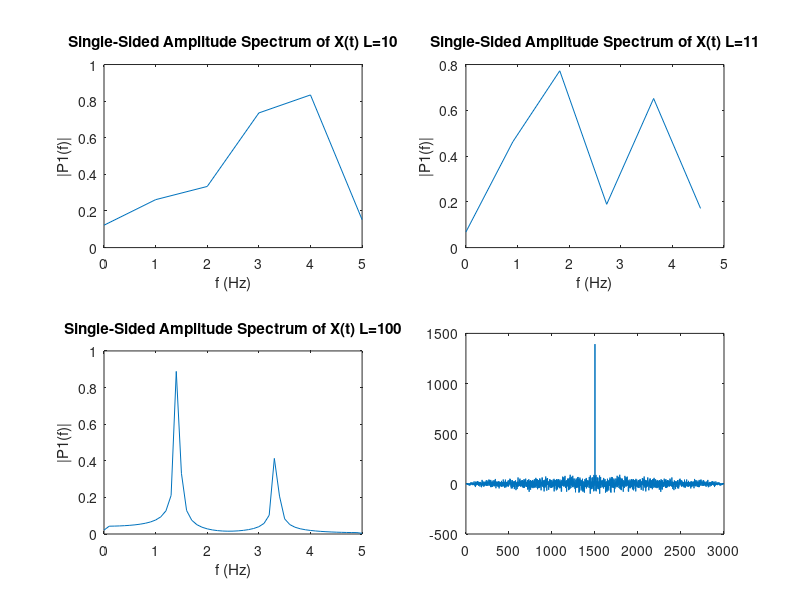
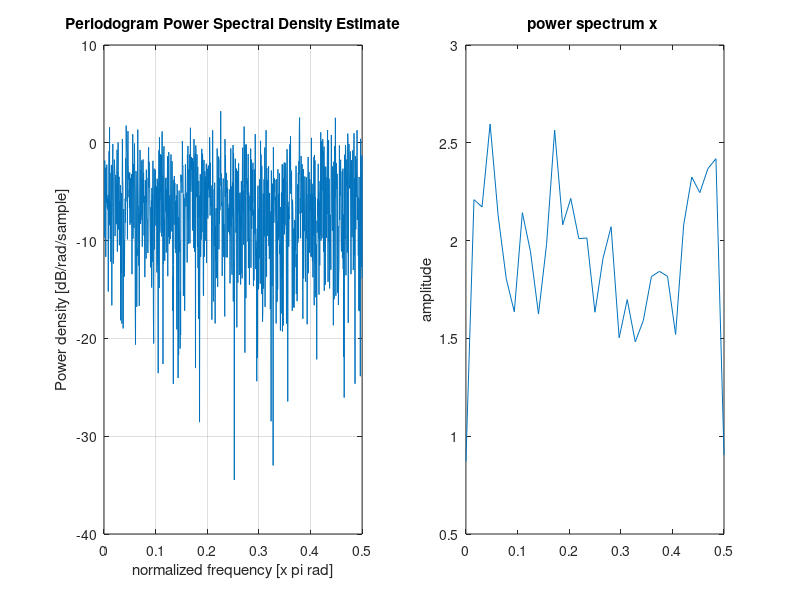
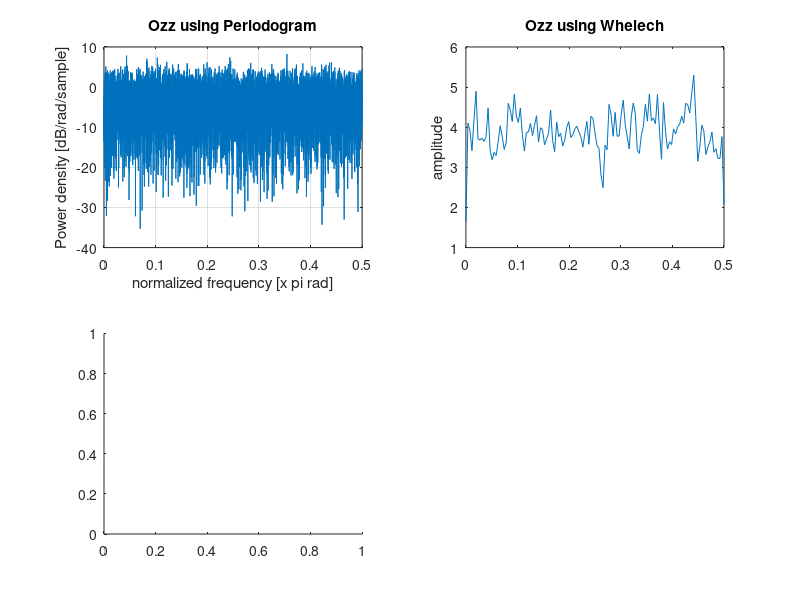

MATLAB code to generate these figures, in order: (Note: this script raises an error after producing the figures.)
%% Question 1 a)
clear all, close all
n = 0:50;
xn = cos(pi/7*10^3*n)+ 1/2*cos(pi/6*10^3*n);
xcorr(xn,xn);
plot(xn)



%% Question 1 b)
clear all, close all
% n = 0:100;
% xn = cos(pi/7*10^3*n)+ 1/2*cos(pi/6*10^3*n);
% 
% periodagram(xn)

Fs = 10;            % Sampling frequency                    
T = 1/Fs;             % Sampling period       
L = 10;             % Length of signal
t = (0:L-1)*T;        % Time vector
X = cos(pi/7*10^4*t)+ 1/2*cos(pi/6*10^4*t);
% plot(1000*t(1:50),X(1:50))
% title('Signal Corrupted with Zero-Mean Random Noise')
% xlabel('t (milliseconds)')
% ylabel('X(t)')
Y = fft(X)
P2 = abs(Y/L);
P1 = P2(1:L/2+1);
P1(2:end-1) = 2*P1(2:end-1);
f = Fs*(0:(L/2))/L;

subplot(2,2,1)
plot(f,P1) 
title('Single-Sided Amplitude Spectrum of X(t) L=10')
xlabel('f (Hz)')
ylabel('|P1(f)|')



L = 11;             % Length of signal
t = (0:L-1)*T;        % Time vector
X = cos(pi/7*10^3*t)+ 1/2*cos(pi/6*10^3*t);
Y = fft(X)
P2 = abs(Y/L);
P1 = P2(1:L/2+1);
P1(2:end-1) = 2*P1(2:end-1);
f = Fs*(0:(L/2))/L;
subplot(2,2,2)
plot(f,P1) 
title('Single-Sided Amplitude Spectrum of X(t) L=11')
xlabel('f (Hz)')
ylabel('|P1(f)|')

L = 100;             % Length of signal
t = (0:L-1)*T;        % Time vector
X = cos(pi/7*10^3*t)+ 1/2*cos(pi/6*10^3*t);
Y = fft(X)
P2 = abs(Y/L);
P1 = P2(1:L/2+1);
P1(2:end-1) = 2*P1(2:end-1);
f = Fs*(0:(L/2))/L;
subplot(2,2,3)
plot(f,P1) 
title('Single-Sided Amplitude Spectrum of X(t) L=100')
xlabel('f (Hz)')
ylabel('|P1(f)|')


L = 500;             % Length of signal
t = (0:L-1)*T;        % Time vector
X = cos(pi/7*10^3*t)+ 1/2*cos(pi/6*10^3*t);
Y = fft(X)
P2 = abs(Y/L);
P1 = P2(1:L/2+1);
P1(2:end-1) = 2*P1(2:end-1);
f = Fs*(0:(L/2))/L;
subplot(2,2,4)
plot(f,P1) 
title('Single-Sided Amplitude Spectrum of X(t) L=500')
xlabel('f (Hz)')
ylabel('|P1(f)|')


%% Question 1 c)
clear all, close all
Fs = 10;            % Sampling frequency                    
T = 1/Fs;             % Sampling period       
L = 1500;             % Length of signal
t = (0:L-1)*T;        % Time vector

S = 0.7*sin(2*pi*50*t) + sin(2*pi*120*t);
X = S + randn(size(t));

plot(xcorr(X,X))

% the autocorrelation seems to be periodic due to the periodicity of the
% sine function, there is an impulse at t=0 due to the white noise which is
% perfectly correlated with itself when the time lag is 0.

%% Question 1 d)
clear all, close all
Fs = 10;            % Sampling frequency                    
T = 1/Fs;             % Sampling period       
L = 1500;             % Length of signal
t = (0:L-1)*T;        % Time vector

S = 0.7*sin(2*pi*50*t) + sin(2*pi*120*t);
X = S + randn(size(t));

figure()
subplot(1,2,1)
periodogram(X)
subplot(1,2,2)
pwelch(X)

%% Question 3 b)
%question: should include negative numbers, put unitstep when taking
%inverse laplace transform
clear all, close all

%create the white noise with specific variance
variance = 2; 
W = sqrt(variance).*randn(100); %Gaussian white noise W
W = W(:);
%histogram(W)



% add heaviside unitstep function if needed
% syms t
% a = ilaplace(1/(s^2+2))*heaviside(t)


% power spectrum density of Ozz
figure()
% plot(fft(xcorr(W)))
subplot(2,2,1)
periodogram(W)
title('Ozz using Periodogram')
subplot(2,2,2)
pwelch(W)
title('Ozz using Whelech')

% power spectrum density of Oyy
subplot(2,2,3)
A = tf([1],[1 2]);
syms s t
a = ilaplace(1/(s+2))
funciton = matlabFunction(a)
output = funciton(W);
periodogram(output)
title('Oyy using Periodogram')

subplot(2,2,4)
pwelch(output)
title('Oyy using Whelch')


%crosscorr of unitstep and output
figure()
periodogram(crosscorr(W, output));


% Question 3 c)
figure()
subplot(1,2,1)
crosscorr(W, output)
subplot(1,2,2)
crosscorr(output, output)

%% Question 5b)
clear all, close all
A = tf(90, [90/3 1])
subplot(1,2,1)
impulse(A)
subplot(1,2,2)
step(A)

%% Question 5c)
close all, clear all
A = tf(90, [90/3 1])
bode(A)

%% Question 5d)
t = linspace(0,200,10000);
y = 0.2*90*(1-exp(-t/(90/3)));
plot(t,y)
title('Response To the Integrate and Fire Model')
xlabel('Time (s)')
ylabel('Potential (mV)')



